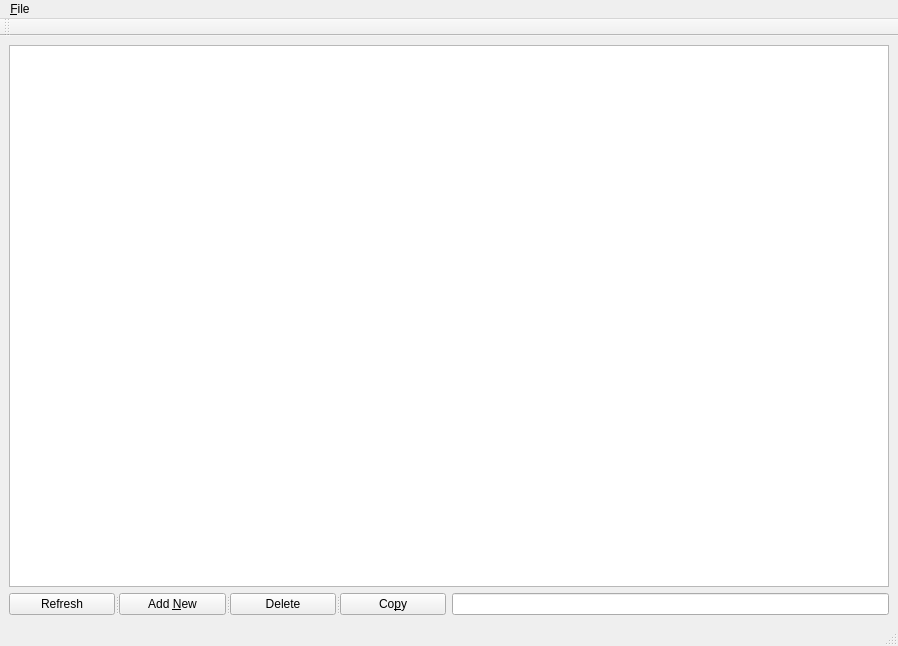
<?xml version="1.0" encoding="UTF-8"?>
<ui version="4.0">
 <class>TblWin</class>
 <widget class="QMainWindow" name="TblWin">
  <property name="geometry">
   <rect>
    <x>0</x>
    <y>0</y>
    <width>898</width>
    <height>646</height>
   </rect>
  </property>
  <property name="sizePolicy">
   <sizepolicy hsizetype="Expanding" vsizetype="Expanding">
    <horstretch>0</horstretch>
    <verstretch>1</verstretch>
   </sizepolicy>
  </property>
  <property name="windowTitle">
   <string>Review Notes</string>
  </property>
  <widget class="QWidget" name="centralwidget">
   <property name="sizePolicy">
    <sizepolicy hsizetype="Expanding" vsizetype="Expanding">
     <horstretch>0</horstretch>
     <verstretch>0</verstretch>
    </sizepolicy>
   </property>
   <layout class="QGridLayout" name="gridLayout">
    <item row="0" column="0" colspan="2">
     <widget class="QTableView" name="tb1">
      <property name="sizePolicy">
       <sizepolicy hsizetype="Expanding" vsizetype="Expanding">
        <horstretch>0</horstretch>
        <verstretch>0</verstretch>
       </sizepolicy>
      </property>
      <property name="minimumSize">
       <size>
        <width>100</width>
        <height>0</height>
       </size>
      </property>
      <property name="lineWidth">
       <number>2</number>
      </property>
      <property name="sizeAdjustPolicy">
       <enum>QAbstractScrollArea::AdjustToContents</enum>
      </property>
      <property name="horizontalScrollMode">
       <enum>QAbstractItemView::ScrollPerItem</enum>
      </property>
     </widget>
    </item>
    <item row="1" column="0">
     <widget class="QSplitter" name="splitter">
      <property name="orientation">
       <enum>Qt::Horizontal</enum>
      </property>
      <widget class="QPushButton" name="btnRefresh">
       <property name="text">
        <string>Refresh</string>
       </property>
      </widget>
      <widget class="QPushButton" name="btnVform">
       <property name="text">
        <string>Add &amp;New</string>
       </property>
      </widget>
      <widget class="QPushButton" name="btnDelete">
       <property name="text">
        <string>Delete</string>
       </property>
      </widget>
      <widget class="QPushButton" name="btnCopy">
       <property name="text">
        <string>Co&amp;py</string>
       </property>
      </widget>
     </widget>
    </item>
    <item row="1" column="1">
     <widget class="QLineEdit" name="lineSearch"/>
    </item>
   </layout>
  </widget>
  <widget class="QMenuBar" name="menubar">
   <property name="geometry">
    <rect>
     <x>0</x>
     <y>0</y>
     <width>898</width>
     <height>34</height>
    </rect>
   </property>
   <widget class="QMenu" name="menu_File">
    <property name="title">
     <string>&amp;File</string>
    </property>
    <addaction name="actionExit"/>
   </widget>
   <addaction name="menu_File"/>
  </widget>
  <widget class="QStatusBar" name="statusbar"/>
  <widget class="QToolBar" name="toolBar">
   <property name="windowTitle">
    <string>toolBar</string>
   </property>
   <attribute name="toolBarArea">
    <enum>TopToolBarArea</enum>
   </attribute>
   <attribute name="toolBarBreak">
    <bool>false</bool>
   </attribute>
  </widget>
  <action name="actionExit">
   <property name="text">
    <string>Exit</string>
   </property>
  </action>
 </widget>
 <resources/>
 <connections/>
</ui>
